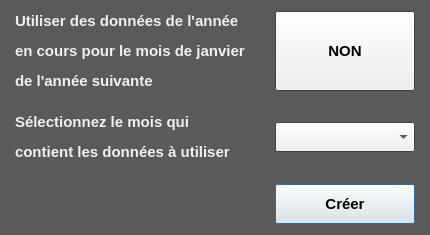
<?xml version="1.0" encoding="UTF-8"?>
<ui version="4.0">
 <class>Dialog</class>
 <widget class="QDialog" name="Dialog">
  <property name="geometry">
   <rect>
    <x>0</x>
    <y>0</y>
    <width>430</width>
    <height>235</height>
   </rect>
  </property>
  <property name="sizePolicy">
   <sizepolicy hsizetype="Fixed" vsizetype="Fixed">
    <horstretch>0</horstretch>
    <verstretch>0</verstretch>
   </sizepolicy>
  </property>
  <property name="minimumSize">
   <size>
    <width>430</width>
    <height>235</height>
   </size>
  </property>
  <property name="maximumSize">
   <size>
    <width>430</width>
    <height>235</height>
   </size>
  </property>
  <property name="palette">
   <palette>
    <active>
     <colorrole role="Base">
      <brush brushstyle="SolidPattern">
       <color alpha="255">
        <red>255</red>
        <green>255</green>
        <blue>255</blue>
       </color>
      </brush>
     </colorrole>
     <colorrole role="Window">
      <brush brushstyle="SolidPattern">
       <color alpha="255">
        <red>90</red>
        <green>90</green>
        <blue>90</blue>
       </color>
      </brush>
     </colorrole>
    </active>
    <inactive>
     <colorrole role="Base">
      <brush brushstyle="SolidPattern">
       <color alpha="255">
        <red>255</red>
        <green>255</green>
        <blue>255</blue>
       </color>
      </brush>
     </colorrole>
     <colorrole role="Window">
      <brush brushstyle="SolidPattern">
       <color alpha="255">
        <red>90</red>
        <green>90</green>
        <blue>90</blue>
       </color>
      </brush>
     </colorrole>
    </inactive>
    <disabled>
     <colorrole role="Base">
      <brush brushstyle="SolidPattern">
       <color alpha="255">
        <red>90</red>
        <green>90</green>
        <blue>90</blue>
       </color>
      </brush>
     </colorrole>
     <colorrole role="Window">
      <brush brushstyle="SolidPattern">
       <color alpha="255">
        <red>90</red>
        <green>90</green>
        <blue>90</blue>
       </color>
      </brush>
     </colorrole>
    </disabled>
   </palette>
  </property>
  <property name="windowTitle">
   <string>Créer une nouvelle année</string>
  </property>
  <layout class="QGridLayout" name="gridLayout">
   <item row="4" column="0" colspan="2">
    <widget class="QLabel" name="l_vide">
     <property name="sizePolicy">
      <sizepolicy hsizetype="Fixed" vsizetype="Fixed">
       <horstretch>0</horstretch>
       <verstretch>0</verstretch>
      </sizepolicy>
     </property>
     <property name="minimumSize">
      <size>
       <width>250</width>
       <height>10</height>
      </size>
     </property>
     <property name="maximumSize">
      <size>
       <width>250</width>
       <height>10</height>
      </size>
     </property>
     <property name="font">
      <font>
       <pointsize>12</pointsize>
       <weight>75</weight>
       <bold>true</bold>
      </font>
     </property>
     <property name="styleSheet">
      <string notr="true">color: rgb(240, 240, 240);</string>
     </property>
     <property name="text">
      <string/>
     </property>
    </widget>
   </item>
   <item row="2" column="1">
    <widget class="QComboBox" name="CB_mois">
     <property name="minimumSize">
      <size>
       <width>140</width>
       <height>30</height>
      </size>
     </property>
     <property name="maximumSize">
      <size>
       <width>140</width>
       <height>30</height>
      </size>
     </property>
     <property name="palette">
      <palette>
       <active>
        <colorrole role="Button">
         <brush brushstyle="SolidPattern">
          <color alpha="255">
           <red>240</red>
           <green>240</green>
           <blue>240</blue>
          </color>
         </brush>
        </colorrole>
        <colorrole role="Window">
         <brush brushstyle="SolidPattern">
          <color alpha="255">
           <red>90</red>
           <green>90</green>
           <blue>90</blue>
          </color>
         </brush>
        </colorrole>
       </active>
       <inactive>
        <colorrole role="Button">
         <brush brushstyle="SolidPattern">
          <color alpha="255">
           <red>240</red>
           <green>240</green>
           <blue>240</blue>
          </color>
         </brush>
        </colorrole>
        <colorrole role="Window">
         <brush brushstyle="SolidPattern">
          <color alpha="255">
           <red>90</red>
           <green>90</green>
           <blue>90</blue>
          </color>
         </brush>
        </colorrole>
       </inactive>
       <disabled>
        <colorrole role="Button">
         <brush brushstyle="SolidPattern">
          <color alpha="255">
           <red>240</red>
           <green>240</green>
           <blue>240</blue>
          </color>
         </brush>
        </colorrole>
        <colorrole role="Window">
         <brush brushstyle="SolidPattern">
          <color alpha="255">
           <red>90</red>
           <green>90</green>
           <blue>90</blue>
          </color>
         </brush>
        </colorrole>
       </disabled>
      </palette>
     </property>
     <property name="font">
      <font>
       <pointsize>11</pointsize>
      </font>
     </property>
    </widget>
   </item>
   <item row="2" column="0">
    <widget class="QLabel" name="l_mois">
     <property name="sizePolicy">
      <sizepolicy hsizetype="Fixed" vsizetype="Fixed">
       <horstretch>0</horstretch>
       <verstretch>0</verstretch>
      </sizepolicy>
     </property>
     <property name="minimumSize">
      <size>
       <width>250</width>
       <height>50</height>
      </size>
     </property>
     <property name="maximumSize">
      <size>
       <width>250</width>
       <height>50</height>
      </size>
     </property>
     <property name="palette">
      <palette>
       <active>
        <colorrole role="WindowText">
         <brush brushstyle="SolidPattern">
          <color alpha="255">
           <red>240</red>
           <green>240</green>
           <blue>240</blue>
          </color>
         </brush>
        </colorrole>
        <colorrole role="Text">
         <brush brushstyle="SolidPattern">
          <color alpha="255">
           <red>240</red>
           <green>240</green>
           <blue>240</blue>
          </color>
         </brush>
        </colorrole>
        <colorrole role="ButtonText">
         <brush brushstyle="SolidPattern">
          <color alpha="255">
           <red>240</red>
           <green>240</green>
           <blue>240</blue>
          </color>
         </brush>
        </colorrole>
       </active>
       <inactive>
        <colorrole role="WindowText">
         <brush brushstyle="SolidPattern">
          <color alpha="255">
           <red>240</red>
           <green>240</green>
           <blue>240</blue>
          </color>
         </brush>
        </colorrole>
        <colorrole role="Text">
         <brush brushstyle="SolidPattern">
          <color alpha="255">
           <red>240</red>
           <green>240</green>
           <blue>240</blue>
          </color>
         </brush>
        </colorrole>
        <colorrole role="ButtonText">
         <brush brushstyle="SolidPattern">
          <color alpha="255">
           <red>240</red>
           <green>240</green>
           <blue>240</blue>
          </color>
         </brush>
        </colorrole>
       </inactive>
       <disabled>
        <colorrole role="WindowText">
         <brush brushstyle="SolidPattern">
          <color alpha="255">
           <red>240</red>
           <green>240</green>
           <blue>240</blue>
          </color>
         </brush>
        </colorrole>
        <colorrole role="Text">
         <brush brushstyle="SolidPattern">
          <color alpha="255">
           <red>120</red>
           <green>120</green>
           <blue>120</blue>
          </color>
         </brush>
        </colorrole>
        <colorrole role="ButtonText">
         <brush brushstyle="SolidPattern">
          <color alpha="255">
           <red>240</red>
           <green>240</green>
           <blue>240</blue>
          </color>
         </brush>
        </colorrole>
       </disabled>
      </palette>
     </property>
     <property name="font">
      <font>
       <pointsize>11</pointsize>
       <weight>75</weight>
       <bold>true</bold>
      </font>
     </property>
     <property name="styleSheet">
      <string notr="true"/>
     </property>
     <property name="text">
      <string>&lt;html&gt;&lt;head/&gt;&lt;body&gt;&lt;p&gt;Sélectionnez le mois qui &lt;/p&gt;&lt;p&gt;contient les données à utiliser&lt;/p&gt;&lt;/body&gt;&lt;/html&gt;</string>
     </property>
    </widget>
   </item>
   <item row="5" column="1">
    <widget class="QPushButton" name="B_creer">
     <property name="sizePolicy">
      <sizepolicy hsizetype="Expanding" vsizetype="Expanding">
       <horstretch>1</horstretch>
       <verstretch>1</verstretch>
      </sizepolicy>
     </property>
     <property name="minimumSize">
      <size>
       <width>140</width>
       <height>40</height>
      </size>
     </property>
     <property name="maximumSize">
      <size>
       <width>140</width>
       <height>40</height>
      </size>
     </property>
     <property name="font">
      <font>
       <pointsize>11</pointsize>
       <weight>75</weight>
       <bold>true</bold>
      </font>
     </property>
     <property name="text">
      <string>Créer</string>
     </property>
    </widget>
   </item>
   <item row="0" column="0">
    <widget class="QLabel" name="l_choix">
     <property name="sizePolicy">
      <sizepolicy hsizetype="Fixed" vsizetype="Fixed">
       <horstretch>0</horstretch>
       <verstretch>0</verstretch>
      </sizepolicy>
     </property>
     <property name="minimumSize">
      <size>
       <width>250</width>
       <height>80</height>
      </size>
     </property>
     <property name="maximumSize">
      <size>
       <width>250</width>
       <height>80</height>
      </size>
     </property>
     <property name="font">
      <font>
       <pointsize>11</pointsize>
       <weight>75</weight>
       <bold>true</bold>
      </font>
     </property>
     <property name="styleSheet">
      <string notr="true">color: rgb(240, 240, 240);</string>
     </property>
     <property name="text">
      <string>&lt;html&gt;&lt;head/&gt;&lt;body&gt;&lt;p&gt;Utiliser des données de l'année&lt;/p&gt;&lt;p&gt;en cours pour le mois de janvier&lt;/p&gt;&lt;p&gt;de l'année suivante&lt;/p&gt;&lt;/body&gt;&lt;/html&gt;</string>
     </property>
    </widget>
   </item>
   <item row="0" column="1">
    <widget class="QPushButton" name="B_choix">
     <property name="minimumSize">
      <size>
       <width>140</width>
       <height>80</height>
      </size>
     </property>
     <property name="maximumSize">
      <size>
       <width>140</width>
       <height>80</height>
      </size>
     </property>
     <property name="font">
      <font>
       <pointsize>11</pointsize>
       <weight>75</weight>
       <bold>true</bold>
      </font>
     </property>
     <property name="text">
      <string>NON</string>
     </property>
     <property name="checkable">
      <bool>false</bool>
     </property>
     <property name="flat">
      <bool>false</bool>
     </property>
    </widget>
   </item>
   <item row="1" column="0">
    <widget class="QLabel" name="l_vide_2">
     <property name="sizePolicy">
      <sizepolicy hsizetype="Fixed" vsizetype="Fixed">
       <horstretch>0</horstretch>
       <verstretch>0</verstretch>
      </sizepolicy>
     </property>
     <property name="minimumSize">
      <size>
       <width>250</width>
       <height>10</height>
      </size>
     </property>
     <property name="maximumSize">
      <size>
       <width>250</width>
       <height>10</height>
      </size>
     </property>
     <property name="font">
      <font>
       <pointsize>12</pointsize>
       <weight>75</weight>
       <bold>true</bold>
      </font>
     </property>
     <property name="styleSheet">
      <string notr="true">color: rgb(240, 240, 240);</string>
     </property>
     <property name="text">
      <string/>
     </property>
    </widget>
   </item>
  </layout>
 </widget>
 <resources/>
 <connections/>
</ui>
